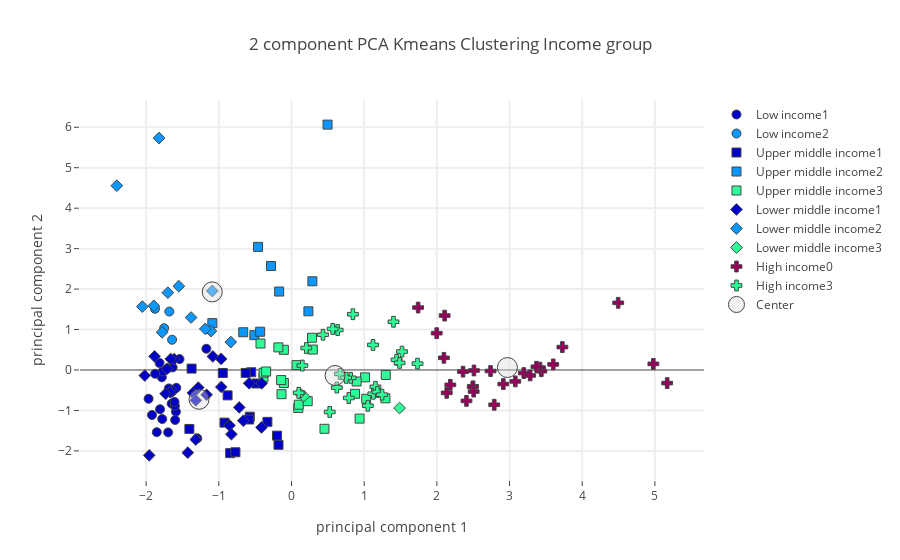

Here is the notebook cell this chart was saved with:
### Code cell
plot_plotly(principalDf_socio,"Income group",income_centers_socio,"Socioeconomic + Foods")

### Figure 1 — Plotly figure (JSON) as saved in the notebook; plotly's stock layout.template omitted (floating-point values rounded to 4 significant figures)
{"data": [{"marker": {"color": "rgb(150,0,90)", "line": {"width": 1}, "size": 9, "symbol": 0}, "mode": "markers", "name": "Low income0", "text": [], "type": "scatter", "uid": "8cf32988-6e69-43a5-aa15-459ec5d74abf", "x": [], "y": []}, {"marker": {"color": "rgb(0,0,200)", "line": {"width": 1}, "size": 9, "symbol": 0}, "mode": "markers", "name": "Low income1", "text": ["Afghanistan", "Benin", "Burkina Faso", "Central African Republic", "Chad", "Ethiopia", "Gambia", "Guinea", "Guinea-Bissau", "Liberia", "Madagascar", "Malawi", "Mali", "Mozambique", "Nepal", "Niger", "Senegal", "Tajikistan", "Togo", "United Republic of Tanzania", "Yemen", "Zimbabwe"], "type": "scatter", "uid": "c618c507-1125-441c-8aa6-62923de1dcb4", "x": [-1.697, -1.541, -1.854, -1.171, -1.809, -1.92, -1.65, -1.784, -1.815, -1.7, -1.688, -1.967, -1.297, -1.772, -1.779, -1.59, -1.585, -1.605, -1.877, -1.635, -1.601, -1.61], "y": [-1.543, 0.2693, -1.537, 0.5252, -0.97, -1.113, -0.8311, -0.1804, 0.1723, 0.04394, -0.4558, -0.7106, -1.688, -0.03611, -1.212, -1.03, -0.4406, -0.8857, -0.09294, 0.06345, -1.236, -0.7892]}, {"marker": {"color": "rgb(10,152,255)", "line": {"width": 1}, "size": 9, "symbol": 0}, "mode": "markers", "name": "Low income2", "text": ["Haiti", "Rwanda", "Sierra Leone", "Uganda"], "type": "scatter", "uid": "3ca1bb5d-62ec-4449-a90c-b57dfbb48cb2", "x": [-1.753, -1.878, -1.643, -1.682], "y": [1.034, 1.513, 0.7478, 1.444]}, {"marker": {"color": "rgb(44,255,150)", "line": {"width": 1}, "size": 9, "symbol": 0}, "mode": "markers", "name": "Low income3", "text": [], "type": "scatter", "uid": "85c822ec-76fb-46dd-8da3-90bc29f374fc", "x": [], "y": []}, {"marker": {"color": "rgb(150,0,90)", "line": {"width": 1}, "size": 9, "symbol": 1}, "mode": "markers", "name": "Upper middle income0", "text": [], "type": "scatter", "uid": "3e326c8a-ff4c-4f5a-be66-025d03d47c99", "x": [], "y": []}, {"marker": {"color": "rgb(0,0,200)", "line": {"width": 1}, "size": 9, "symbol": 1}, "mode": "markers", "name": "Upper middle income1", "text": ["Algeria", "Azerbaijan", "Belize", "Bosnia and Herzegovina", "Botswana", "Cuba", "Guatemala", "Iran (Islamic Republic of)", "Iraq", "Jordan", "Namibia", "Peru", "South Africa", "Turkey", "Turkmenistan"], "type": "scatter", "uid": "617332b3-caa3-47c2-9972-6b72a62a1e88", "x": [-0.8441, -0.7716, -0.5541, -0.5742, -0.8796, -0.4839, -1.375, -0.9224, -1.405, -0.5828, -0.9454, -0.6306, -0.3317, -0.1997, -0.1789], "y": [-2.056, -2.033, -0.05601, -1.155, -0.6274, -0.3338, 0.03483, -1.301, -1.457, -1.224, -0.07411, -0.07271, -1.282, -1.623, -1.849]}, {"marker": {"color": "rgb(10,152,255)", "line": {"width": 1}, "size": 9, "symbol": 1}, "mode": "markers", "name": "Upper middle income2", "text": ["Dominica", "Dominican Republic", "Fiji", "Grenada", "Jamaica", "Malaysia", "Maldives", "Saint Lucia", "Samoa", "Thailand"], "type": "scatter", "uid": "ad62307a-1def-4b6c-9570-815eb1bbd1bd", "x": [-0.2816, -0.5108, -0.6646, -0.1699, -0.4315, -0.4608, 0.4958, 0.2324, 0.2869, -1.089], "y": [2.571, 0.861, 0.9326, 1.939, 0.9456, 3.043, 6.065, 1.451, 2.193, 1.158]}, {"marker": {"color": "rgb(44,255,150)", "line": {"width": 1}, "size": 9, "symbol": 1}, "mode": "markers", "name": "Upper middle income3", "text": ["Albania", "Armenia", "Belarus", "Brazil", "Bulgaria", "China, mainland", "Colombia", "Costa Rica", "Ecuador", "Gabon", "Guyana", "Kazakhstan", "Lebanon", "Mauritius", "Mexico", "Montenegro", "Paraguay", "Romania", "Russian Federation", "Saint Vincent and the Grenadines", "Serbia", "Suriname", "Venezuela (Bolivarian Republic of)"], "type": "scatter", "uid": "076e8879-7017-43dc-a299-96c6f496712f", "x": [0.9365, 0.09279, 1.012, 1.297, 0.1, -0.3854, 0.06953, 0.2934, -0.1052, -0.1806, -0.3831, 1.028, -0.4267, -0.1048, 0.2231, 1.292, -0.1425, 0.4538, 0.8732, 0.2824, -0.1376, -0.3493, 0.8962], "y": [-1.202, -0.9383, -0.1822, -0.123, -0.8579, -0.1792, 0.12, 0.5053, 0.4987, 0.5589, -0.06744, -0.7117, 0.6543, -0.3221, -0.7706, -0.7003, -0.2492, -1.454, -0.5896, 0.797, -0.5981, -0.03713, -0.2852]}, {"marker": {"color": "rgb(150,0,90)", "line": {"width": 1}, "size": 9, "symbol": 2}, "mode": "markers", "name": "Lower middle income0", "text": [], "type": "scatter", "uid": "2012c44f-fdd3-40f8-9084-55e733210287", "x": [], "y": []}, {"marker": {"color": "rgb(0,0,200)", "line": {"width": 1}, "size": 9, "symbol": 2}, "mode": "markers", "name": "Lower middle income1", "text": ["Angola", "Bangladesh", "Bolivia (Plurinational State of)", "Cabo Verde", "Cambodia", "Cameroon", "Egypt", "El Salvador", "Georgia", "Honduras", "India", "Kenya", "Kyrgyzstan", "Lao People's Democratic Republic", "Lesotho", "Mauritania", "Morocco", "Nicaragua", "Nigeria", "Pakistan", "Eswatini", "Timor-Leste", "Tunisia", "Uzbekistan", "Zambia"], "type": "scatter", "uid": "9e36d714-5ff8-4831-934e-6233c20cf57c", "x": [-1.082, -2.018, -0.4103, -0.5825, -1.616, -1.663, -1.427, -0.9683, -0.8532, -0.9662, -1.634, -1.356, -0.4132, -1.667, -1.958, -0.6634, -1.317, -1.169, -1.884, -0.7191, -1.317, -1.713, -1.283, -0.8269, -1.733], "y": [0.3348, -0.1371, -0.3301, -0.3287, 0.268, 0.2718, -2.044, 0.2742, -1.37, -0.42, -0.5239, -0.5668, -1.42, -0.5517, -2.111, -1.255, -1.719, -0.6127, 0.3372, -0.9256, -0.7509, 0.02994, -0.4353, -1.588, -0.5874]}, {"marker": {"color": "rgb(10,152,255)", "line": {"width": 1}, "size": 9, "symbol": 2}, "mode": "markers", "name": "Lower middle income2", "text": ["Congo (note no data in Food suppley tables for DRC)", "CÃƒÂ´te d'Ivoire", "Ghana", "Indonesia", "Kiribati", "Myanmar", "Philippines", "Sao Tome and Principe", "Solomon Islands", "Sri Lanka", "Vanuatu", "Viet Nam"], "type": "scatter", "uid": "4f793858-0a0a-4c5c-a5aa-be75711c9784", "x": [-1.108, -2.053, -1.702, -1.78, -1.822, -0.8358, -1.55, -2.404, -1.382, -1.894, -1.09, -1.186], "y": [0.9615, 1.566, 1.912, 0.9317, 5.733, 0.691, 2.071, 4.556, 1.297, 1.586, 1.953, 1.016]}, {"marker": {"color": "rgb(44,255,150)", "line": {"width": 1}, "size": 9, "symbol": 2}, "mode": "markers", "name": "Lower middle income3", "text": ["Mongolia", "Sudan", "Ukraine"], "type": "scatter", "uid": "fb7877e9-0a4b-42e5-a323-9d476d1a8efa", "x": [0.1701, 1.487, 0.1144], "y": [-0.6468, -0.94, -0.5779]}, {"marker": {"color": "rgb(150,0,90)", "line": {"width": 1}, "size": 9, "symbol": 3}, "mode": "markers", "name": "High income0", "text": ["Argentina", "Australia", "Austria", "Bahamas", "Belgium", "Canada", "Denmark", "Finland", "France", "Germany", "Iceland", "Ireland", "Israel", "Japan", "Kuwait", "Luxembourg", "Malta", "Netherlands", "New Zealand", "Norway", "Spain", "Sweden", "Switzerland", "United Kingdom", "United States of America", "Uruguay"], "type": "scatter", "uid": "a09ec7ef-e0b4-40cf-ab0a-9ee22e41c787", "x": [2.136, 3.601, 2.499, 1.998, 5.169, 2.36, 2.739, 3.08, 2.51, 2.494, 4.495, 2.506, 2.915, 2.107, 2.789, 4.979, 3.438, 3.419, 2.097, 3.727, 1.742, 3.371, 3.196, 2.185, 3.284, 2.407], "y": [-0.5656, 0.1377, -0.4041, 0.9095, -0.3243, -0.0409, -0.0258, -0.2819, -0.01235, -0.4146, 1.66, -0.5334, -0.3477, 1.345, -0.8598, 0.1507, -0.02945, 0.0571, 0.3004, 0.5664, 1.544, 0.07984, -0.07609, -0.3679, -0.1346, -0.7645]}, {"marker": {"color": "rgb(0,0,200)", "line": {"width": 1}, "size": 9, "symbol": 3}, "mode": "markers", "name": "High income1", "text": [], "type": "scatter", "uid": "5887ff12-ccf7-49b7-addd-87ac9de379c0", "x": [], "y": []}, {"marker": {"color": "rgb(10,152,255)", "line": {"width": 1}, "size": 9, "symbol": 3}, "mode": "markers", "name": "High income2", "text": [], "type": "scatter", "uid": "c71cac45-2118-43f5-a67e-0c04bffe40bf", "x": [], "y": []}, {"marker": {"color": "rgb(44,255,150)", "line": {"width": 1}, "size": 9, "symbol": 3}, "mode": "markers", "name": "High income3", "text": ["Antigua and Barbuda", "Barbados", "Brunei Darussalam", "Chile", "Croatia", "Cyprus", "Czechia", "Estonia", "Greece", "Hungary", "Italy", "Latvia", "Lithuania", "Oman", "Panama", "Poland", "Portugal", "Republic of Korea", "Saint Kitts and Nevis", "Saudi Arabia", "Slovakia", "Slovenia", "Trinidad and Tobago", "United Arab Emirates"], "type": "scatter", "uid": "e54b1769-091f-482b-ba84-2654a1cf1eb7", "x": [0.8448, 0.6348, 1.52, 1.126, 0.6674, 1.121, 1.155, 1.05, 1.446, 0.6233, 1.487, 0.8152, 1.734, 0.7516, 0.1491, 0.7881, 1.403, 0.567, 0.4334, 0.5257, 0.0993, 1.182, 0.2032, 1.246], "y": [1.378, 0.9877, 0.4556, -0.5868, -0.09693, 0.6197, -0.4149, -0.8846, 0.2527, -0.4345, 0.1751, -0.1941, 0.1574, -0.1935, 0.1098, -0.6921, 1.192, 1.015, 0.8713, -1.038, -0.5645, -0.5447, 0.5441, -0.6096]}, {"marker": {"color": "rgba(220, 220, 220, .4)", "line": {"width": 1}, "size": 20}, "mode": "markers", "name": "Center", "type": "scatter", "uid": "96a2e8ef-da33-4b3c-8bbd-21a06f29a632", "x": [2.971, -1.272, -1.091, 0.5996], "y": [0.06029, -0.725, 1.93, -0.1359]}], "layout": {"hovermode": "closest", "showlegend": true, "title": {"text": "2 component PCA Kmeans Clustering Income group"}, "xaxis": {"gridwidth": 2, "ticklen": 5, "title": {"text": "principal component 1"}, "zeroline": false}, "yaxis": {"gridwidth": 2, "ticklen": 5, "title": {"text": "principal component 2"}}}}
